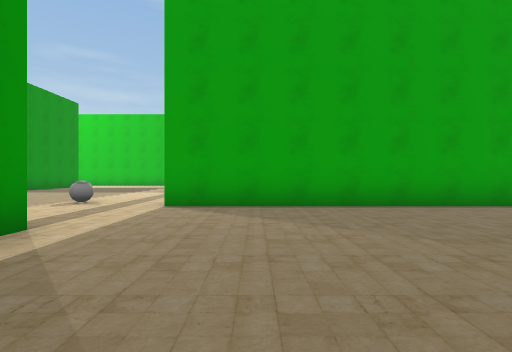
[1] (above)

19 first-person views from a walk through a Unity game level. The camera is 1.2 m above the floor, looks level and sees 80° across. The floor is counted in squares, 2 m on a side. Each view is taken from the middle of a square. On the plan, view 1 faces up. The plan holds only what a view shows up to about 9 squares ahead; the rest is blank. The player is left out. Some surface patterns are stand-ins.

[2]
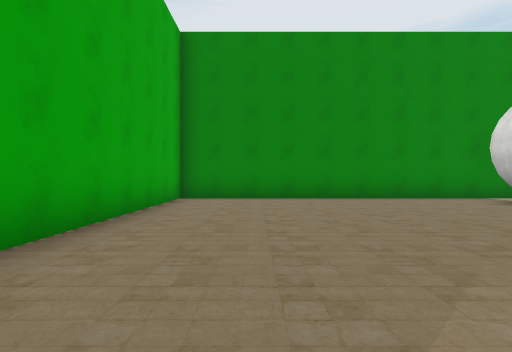

[3]
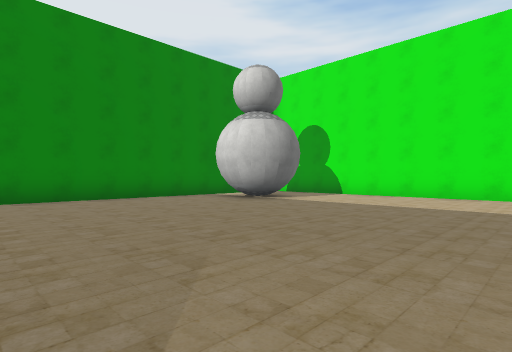

[4]
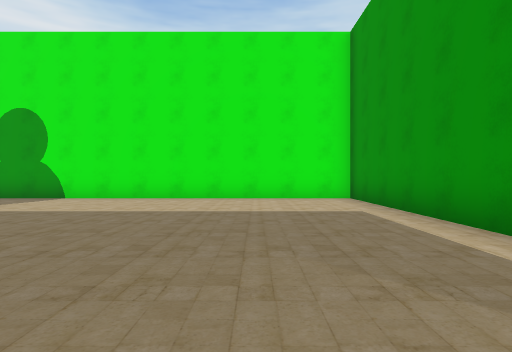

[5]
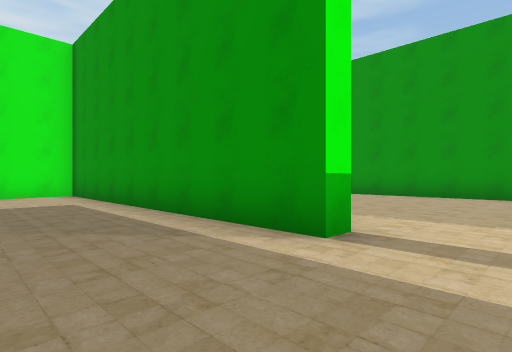

[6]
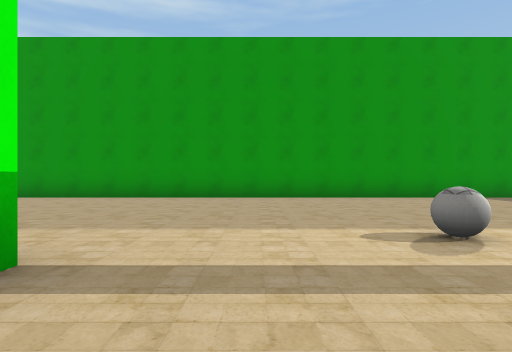

[7]
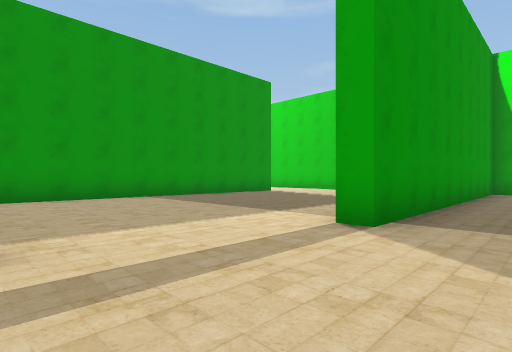

[8]
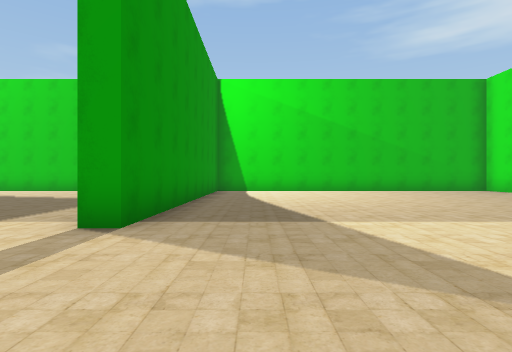

[9]
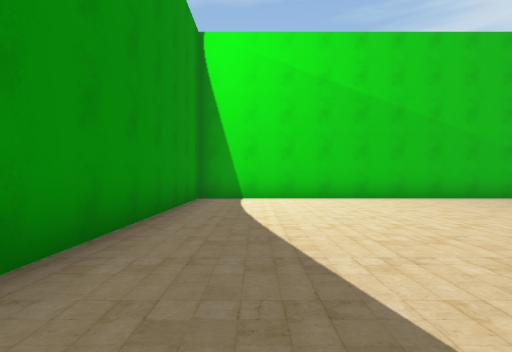

[10]
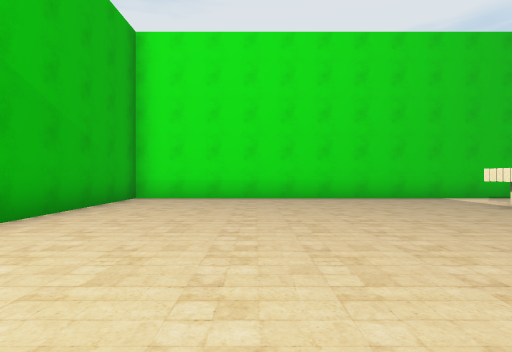

[11]
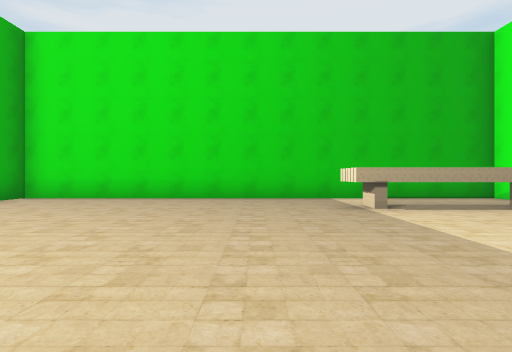

[12]
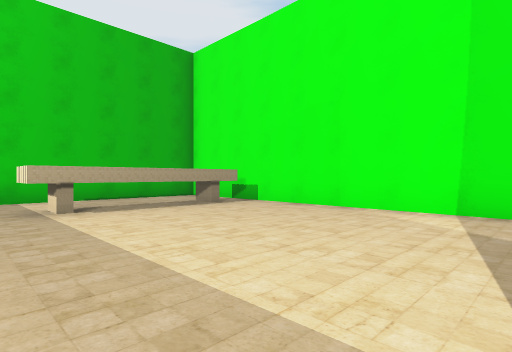

[13]
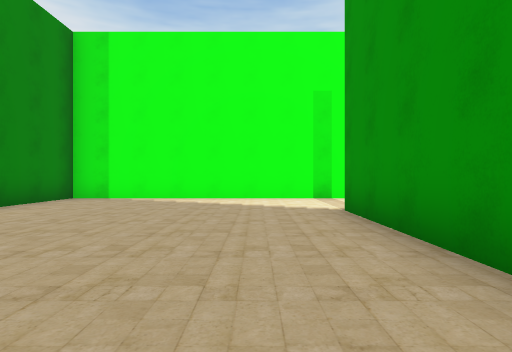

[14]
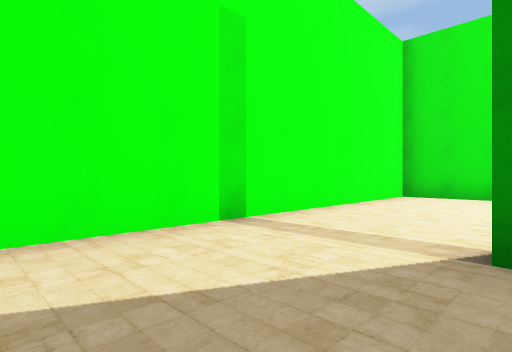

[15]
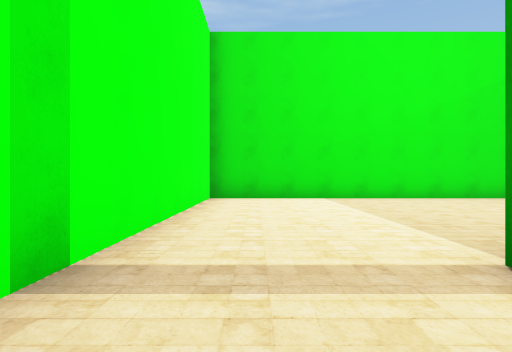

[16]
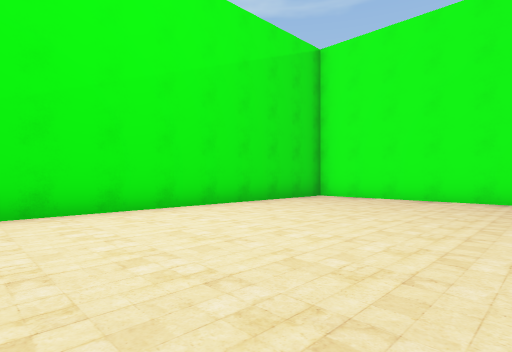

[17]
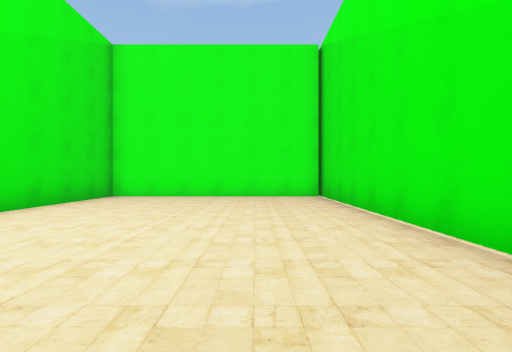

[18]
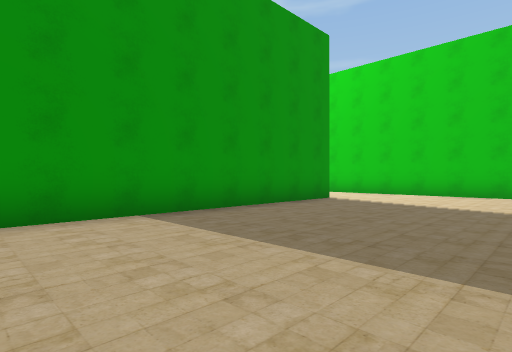

[19]
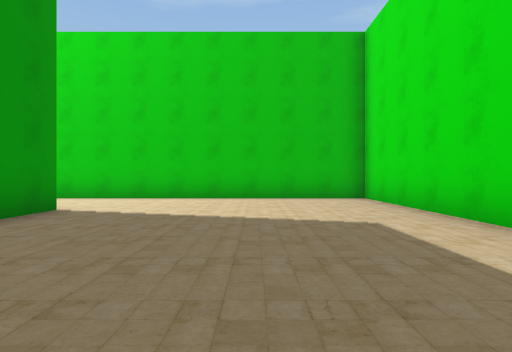

### Floor plan
Points are (right, up) in squares from view 1. A wall is a line through its corners. A room is listed if a view was taken in it or the views show most of it. See-through windows are left out.
Room 1 (views 1, 2, 3, 4, 5, 6)
walls: (5.4, -1.8) (5.9, -1.4); (5.2, -2.2) (5.5, -1.6); (5.8, -1.5) (6, -1.4) (6.3, -1.3) (6.7, -1.4); (-2.5, 2.4) (-2.5, -5.2) (7, -5.2); (8.2, -3) (8.2, 6) (-1.9, 6)
ways out: opening at (-2, 4) to room 2; opening at (6.5, -4.5); opening at (8, -2.5)
Room 2 (views 7, 8, 9, 10, 11, 12, 13, 14, 15, 16, 17, 18, 19)
walls: (-3, 14.5) (-3, 19.2) (-11.4, 19.2); (-3.1, 3.4) (-2.5, 3.4) (-2.5, 2.4); (-11.6, 6) (-15.8, 6); (0.4, 6.5) (8.2, 6.5) (8.2, 19.2) (-2.5, 19.2) (-2.5, 10.5) (-3.1, 10.5); (-9.5, 16.5) (-9.5, -2.4); (-10, -0.8) (-10, 6); (-16.2, 6) (-16.2, -5.2) (-3, -5.2) (-3, -2.9)
ways out: opening at (-2, 4) to room 1
objects: ball (-4, 7); other object (6, 8) to (6, 11)

Where each view was taken, in squares from view 1:
view 1: 0 up, 0 right, facing up
view 2: 4 up, 0 right, facing right
view 3: 4 up, 0 right, facing down-right
view 4: 3 up, 0 right, facing down
view 5: 5 up, 0 right, facing down-left
view 6: 5 up, 1 left, facing left
view 7: 7 up, 1 left, facing up-left
view 8: 7 up, 1 left, facing up
view 9: 11 up, 1 left, facing up
view 10: 16 up, 0 right, facing right
view 11: 13 up, 0 right, facing right
view 12: 12 up, 0 right, facing down-right
view 13: 3 up, 8 left, facing down
view 14: 2 down, 7 left, facing down-left
view 15: 4 down, 8 left, facing left
view 16: 2 down, 11 left, facing up-left
view 17: 3 down, 12 left, facing up
view 18: 9 up, 5 left, facing up-left
view 19: 11 up, 6 left, facing up
